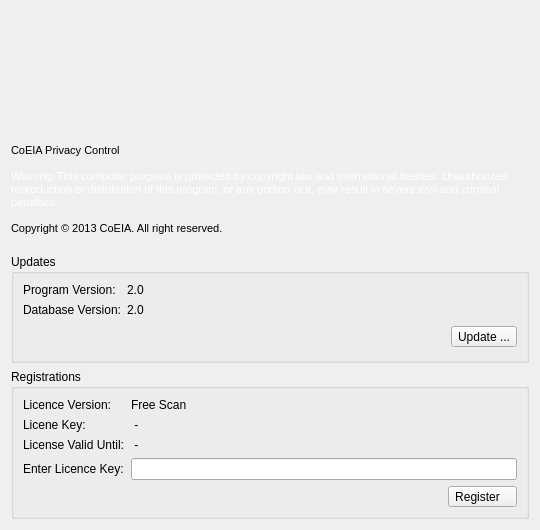
<?xml version="1.0" encoding="UTF-8"?>
<ui version="4.0">
 <class>AboutWidget</class>
 <widget class="QWidget" name="AboutWidget">
  <property name="geometry">
   <rect>
    <x>0</x>
    <y>0</y>
    <width>540</width>
    <height>487</height>
   </rect>
  </property>
  <property name="sizePolicy">
   <sizepolicy hsizetype="Preferred" vsizetype="Preferred">
    <horstretch>0</horstretch>
    <verstretch>0</verstretch>
   </sizepolicy>
  </property>
  <property name="windowTitle">
   <string>Form</string>
  </property>
  <layout class="QGridLayout" name="gridLayout_4">
   <item row="0" column="0">
    <spacer name="verticalSpacer">
     <property name="orientation">
      <enum>Qt::Vertical</enum>
     </property>
     <property name="sizeType">
      <enum>QSizePolicy::Fixed</enum>
     </property>
     <property name="sizeHint" stdset="0">
      <size>
       <width>20</width>
       <height>120</height>
      </size>
     </property>
    </spacer>
   </item>
   <item row="1" column="0">
    <widget class="QLabel" name="label">
     <property name="sizePolicy">
      <sizepolicy hsizetype="Preferred" vsizetype="Fixed">
       <horstretch>0</horstretch>
       <verstretch>0</verstretch>
      </sizepolicy>
     </property>
     <property name="text">
      <string>&lt;!DOCTYPE HTML PUBLIC &quot;-//W3C//DTD HTML 4.0//EN&quot; &quot;http://www.w3.org/TR/REC-html40/strict.dtd&quot;&gt;
&lt;html&gt;&lt;head&gt;&lt;meta name=&quot;qrichtext&quot; content=&quot;1&quot; /&gt;&lt;style type=&quot;text/css&quot;&gt;
p, li { white-space: pre-wrap; }
&lt;/style&gt;&lt;/head&gt;&lt;body style=&quot; font-family:'MS Shell Dlg 2'; font-size:8.25pt; font-weight:400; font-style:normal;&quot;&gt;
&lt;p style=&quot; margin-top:0px; margin-bottom:0px; margin-left:0px; margin-right:0px; -qt-block-indent:0; text-indent:0px;&quot;&gt;&lt;span style=&quot; font-size:8pt;&quot;&gt;CoEIA Privacy Control&lt;/span&gt;&lt;/p&gt;
&lt;p style=&quot;-qt-paragraph-type:empty; margin-top:0px; margin-bottom:0px; margin-left:0px; margin-right:0px; -qt-block-indent:0; text-indent:0px; font-size:8pt;&quot;&gt;&lt;/p&gt;
&lt;p style=&quot; margin-top:0px; margin-bottom:0px; margin-left:0px; margin-right:0px; -qt-block-indent:0; text-indent:0px;&quot;&gt;&lt;span style=&quot; font-size:8pt; color:#ffffff;&quot;&gt;Warning: This computer program is protected by copyright law and international treaties. Unauthorized reproduction or distribution of this program, or any portion of it, may result in severe civil and criminal penalties.&lt;/span&gt;&lt;/p&gt;
&lt;p style=&quot;-qt-paragraph-type:empty; margin-top:0px; margin-bottom:0px; margin-left:0px; margin-right:0px; -qt-block-indent:0; text-indent:0px; font-size:8pt;&quot;&gt;&lt;/p&gt;
&lt;p style=&quot; margin-top:0px; margin-bottom:0px; margin-left:0px; margin-right:0px; -qt-block-indent:0; text-indent:0px;&quot;&gt;&lt;span style=&quot; font-size:8pt;&quot;&gt;Copyright &amp;copy; 2013 CoEIA. All right reserved.&lt;/span&gt;&lt;/p&gt;&lt;/body&gt;&lt;/html&gt;</string>
     </property>
     <property name="scaledContents">
      <bool>true</bool>
     </property>
     <property name="wordWrap">
      <bool>true</bool>
     </property>
    </widget>
   </item>
   <item row="2" column="0">
    <widget class="QGroupBox" name="groupBox">
     <property name="sizePolicy">
      <sizepolicy hsizetype="Preferred" vsizetype="Fixed">
       <horstretch>0</horstretch>
       <verstretch>0</verstretch>
      </sizepolicy>
     </property>
     <property name="title">
      <string>Updates</string>
     </property>
     <property name="flat">
      <bool>true</bool>
     </property>
     <layout class="QGridLayout" name="gridLayout_3">
      <item row="0" column="0">
       <layout class="QFormLayout" name="formLayout">
        <item row="0" column="0">
         <widget class="QLabel" name="label_2">
          <property name="text">
           <string>Program Version:</string>
          </property>
         </widget>
        </item>
        <item row="0" column="1">
         <widget class="QLabel" name="pVersionLabel">
          <property name="text">
           <string>2.0</string>
          </property>
         </widget>
        </item>
        <item row="1" column="0">
         <widget class="QLabel" name="label_3">
          <property name="text">
           <string>Database Version:</string>
          </property>
         </widget>
        </item>
        <item row="1" column="1">
         <widget class="QLabel" name="dVersionLabel">
          <property name="text">
           <string>2.0</string>
          </property>
         </widget>
        </item>
       </layout>
      </item>
      <item row="1" column="0">
       <spacer name="horizontalSpacer_2">
        <property name="orientation">
         <enum>Qt::Horizontal</enum>
        </property>
        <property name="sizeHint" stdset="0">
         <size>
          <width>468</width>
          <height>28</height>
         </size>
        </property>
       </spacer>
      </item>
      <item row="1" column="1">
       <widget class="QToolButton" name="updateButton">
        <property name="text">
         <string>Update ...</string>
        </property>
       </widget>
      </item>
     </layout>
    </widget>
   </item>
   <item row="3" column="0">
    <widget class="QGroupBox" name="groupBox_2">
     <property name="sizePolicy">
      <sizepolicy hsizetype="Preferred" vsizetype="Fixed">
       <horstretch>0</horstretch>
       <verstretch>0</verstretch>
      </sizepolicy>
     </property>
     <property name="title">
      <string>Registrations</string>
     </property>
     <property name="flat">
      <bool>true</bool>
     </property>
     <layout class="QGridLayout" name="gridLayout_2">
      <item row="0" column="0" colspan="2">
       <layout class="QGridLayout" name="gridLayout">
        <item row="0" column="0">
         <widget class="QLabel" name="label_6">
          <property name="text">
           <string>Licence Version:</string>
          </property>
         </widget>
        </item>
        <item row="0" column="1">
         <widget class="QLabel" name="versionLabel">
          <property name="text">
           <string>Free Scan</string>
          </property>
         </widget>
        </item>
        <item row="1" column="0">
         <widget class="QLabel" name="label_7">
          <property name="text">
           <string>Licene Key:</string>
          </property>
         </widget>
        </item>
        <item row="1" column="1">
         <widget class="QLabel" name="keyLabel">
          <property name="text">
           <string> -</string>
          </property>
         </widget>
        </item>
        <item row="2" column="0">
         <widget class="QLabel" name="label_8">
          <property name="text">
           <string>License Valid Until:</string>
          </property>
         </widget>
        </item>
        <item row="2" column="1">
         <widget class="QLabel" name="timeLabel">
          <property name="text">
           <string> -</string>
          </property>
         </widget>
        </item>
        <item row="4" column="0">
         <widget class="QLabel" name="enterLabel">
          <property name="text">
           <string>Enter Licence Key:</string>
          </property>
         </widget>
        </item>
        <item row="4" column="1">
         <widget class="QLineEdit" name="keyLineEdit"/>
        </item>
       </layout>
      </item>
      <item row="1" column="0">
       <spacer name="horizontalSpacer">
        <property name="orientation">
         <enum>Qt::Horizontal</enum>
        </property>
        <property name="sizeHint" stdset="0">
         <size>
          <width>407</width>
          <height>20</height>
         </size>
        </property>
       </spacer>
      </item>
      <item row="1" column="1">
       <widget class="QToolButton" name="okButton">
        <property name="text">
         <string>Register   </string>
        </property>
       </widget>
      </item>
     </layout>
    </widget>
   </item>
  </layout>
 </widget>
 <resources/>
 <connections/>
</ui>
